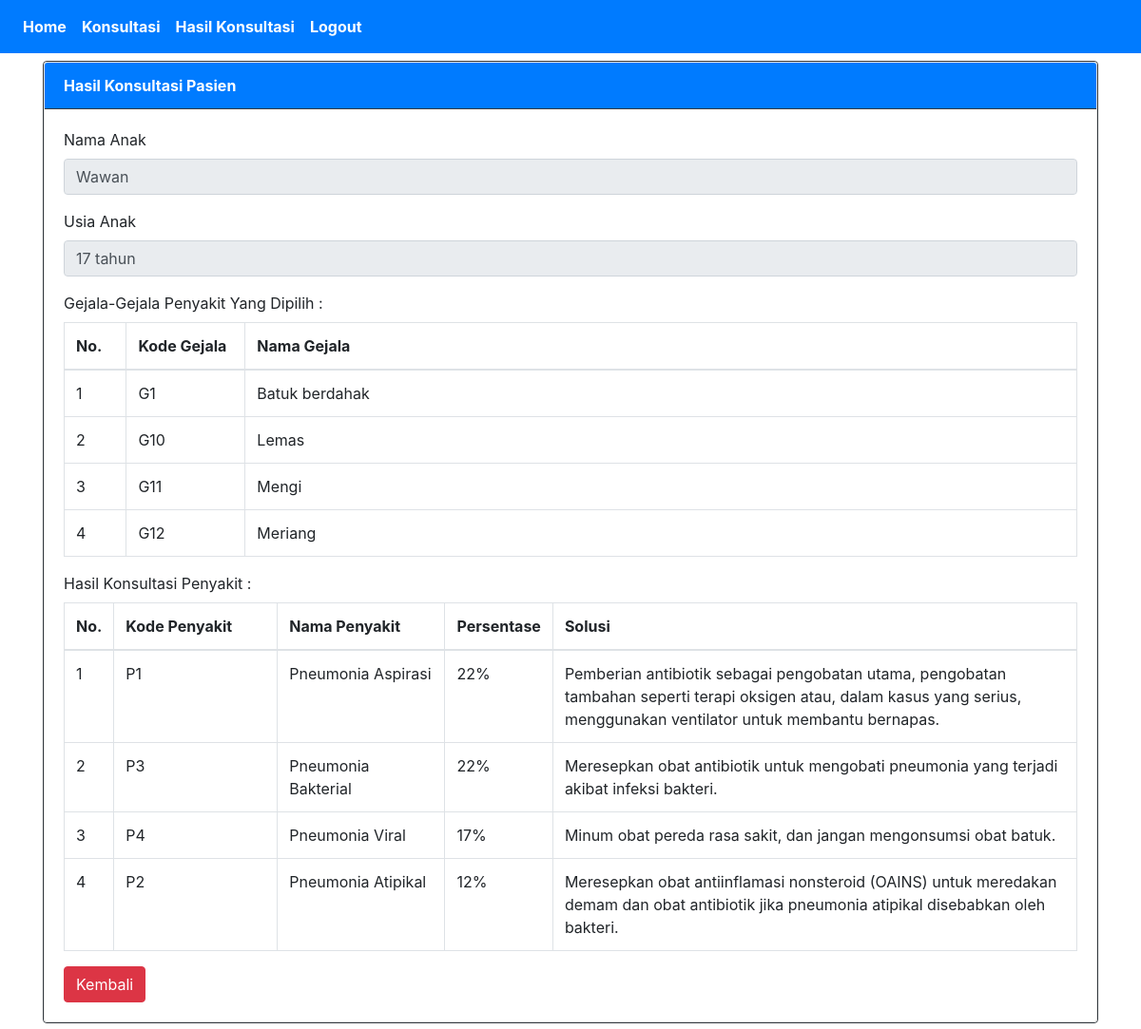
The app's page /SistemPakar/index.php?page=konsultasipasien&action=detail&id=32 (signed in) with its own data.
### tables this page shows
CREATE TABLE `konsultasi` (
  `idkonsultasi` int(15) NOT NULL,
  `tanggal` date NOT NULL,
  `nama` varchar(50) NOT NULL,
  `usia` int(255) NOT NULL
);

CREATE TABLE `detail_konsultasi` (
  `idkonsultasi` int(15) NOT NULL,
  `idgejala` int(15) NOT NULL,
  `kdgejala` varchar(10) NOT NULL
);

CREATE TABLE `gejala` (
  `idgejala` int(15) NOT NULL,
  `kdgejala` varchar(10) NOT NULL,
  `nmgejala` varchar(200) NOT NULL
);

CREATE TABLE `detail_penyakit` (
  `idkonsultasi` int(15) NOT NULL,
  `kdpenyakit` varchar(10) NOT NULL,
  `idpenyakit` int(15) NOT NULL,
  `persentase` tinyint(4) NOT NULL
);

CREATE TABLE `penyakit` (
  `idpenyakit` int(15) NOT NULL,
  `kdpenyakit` varchar(10) NOT NULL,
  `nmpenyakit` varchar(50) NOT NULL,
  `keterangan` text NOT NULL,
  `solusi` text NOT NULL
);

### SistemPakar/detail_konsultasi.php (the view, shortened to what this page needs)
<?php
require_once "config.php";
$idkonsultasi=$_GET['id'];
$sql = "SELECT * FROM konsultasi WHERE idkonsultasi='$idkonsultasi'";
$result = $conn->query($sql);
$row = $result->fetch_assoc();
?>
<div class="row">
    <div class="col-sm-12">
        <form action="" method="POST">
            <div class="card border-dark">
                <div class="card">
                    <div class="card-header bg-primary text-white border-dark"><strong>Hasil Konsultasi Pasien</strong></div>
                    <div class="card-body">
                        <div class="form-group">
                            <label for="">Nama Anak</label>
                            <input type="text" class="form-control" value="<?php echo $row['nama'] ?>" name="nama" readonly>
                        </div>
                        <div class="form-group">
                            <label for="">Usia Anak</label>
                            <input type="text" class="form-control" value="<?php echo $row['usia'] . " tahun"?>" name="usia" readonly>
                        </div>
                        <label for="">Gejala-Gejala Penyakit Yang Dipilih :</label>
                        <table class="table table-bordered">
                        <thead>
                        <tr>
                            <th width="40px">No.</th>
                            <th width="100px">Kode Gejala</th>
                            <th width="700px">Nama Gejala</th>
                        </tr>
                        </thead>
                        <tbody>
                        <?php
                            $conn = new mysqli("localhost", "root", "", "db_pakar1");
                            $no=1;
                            $sql = "SELECT detail_konsultasi.idkonsultasi,detail_konsultasi.idgejala,
                                            gejala.kdgejala,gejala.nmgejala
                                    FROM detail_konsultasi INNER JOIN gejala
                                    ON detail_konsultasi.idgejala=gejala.idgejala WHERE idkonsultasi='$idkonsultasi'";
                            $result = $conn->query($sql);
                            while($row = $result->fetch_assoc()) {
                        ?>
                            <tr>
                                <td><?php echo $no++; ?></td>
                                <td><?php echo $row['kdgejala']; ?></td>
                                <td><?php echo $row['nmgejala']; ?></td>
                            </tr>
                        <?php
                            }
                        ?>
                        </tbody>
                        </table>
                        <label for="">Hasil Konsultasi Penyakit :</label>
                        <table class="table table-bordered">
                        <thead>
                        <tr>
                            <th width="40px">No.</th>
                            <th width="200px">Kode Penyakit</th>
                            <th width="200px">Nama Penyakit</th>
                            <th width="30px">Persentase</th>
                            <th width="700px">Solusi</th>
                        </tr>
                        </thead>
                        <tbody>
                        <?php
                            $conn = new mysqli("localhost", "root", "", "db_pakar1");
                            $no=1;
                            $sql = "SELECT detail_penyakit.idkonsultasi,detail_penyakit.kdpenyakit,detail_penyakit.idpenyakit,
                                            penyakit.kdpenyakit,penyakit.nmpenyakit,penyakit.solusi,detail_penyakit.persentase
                                    FROM detail_penyakit INNER JOIN penyakit
                                    ON detail_penyakit.idpenyakit=penyakit.idpenyakit WHERE idkonsultasi='$idkonsultasi'
                                    ORDER BY persentase DESC";
                            $result = $conn->query($sql);
                            while($row = $result->fetch_assoc()) {
                        ?>
                            <tr>
                                <td><?php echo $no++; ?></td>
                                <td><?php echo $row['kdpenyakit']; ?></td>
                                <td><?php echo $row['nmpenyakit']; ?></td>
                                <td><?php echo $row['persentase'] . "%"; ?></td>
                                <td><?php echo $row['solusi']; ?></td>
                            </tr>
                        <?php
                            }
                        ?>
                        </tbody>
                        </table>
                        <a class="btn btn-danger" href="?page=konsultasipasien">Kembali</a>
                    </div>
                </div>
            </div>
        </form>
    </div>
</div>

### records on screen
konsultasi: nama "Wawan", usia "17 tahun"
detail_konsultasi: idgejala.kdgejala "G1", idgejala.nmgejala "Batuk berdahak"
detail_konsultasi: idgejala.kdgejala "G10", idgejala.nmgejala "Lemas"
detail_konsultasi: idgejala.kdgejala "G11", idgejala.nmgejala "Mengi"
detail_konsultasi: idgejala.kdgejala "G12", idgejala.nmgejala "Meriang"
detail_penyakit: idpenyakit.kdpenyakit "P1", idpenyakit.nmpenyakit "Pneumonia Aspirasi", persentase "22", idpenyakit.solusi "Pemberian antibiotik sebagai pengobatan utama, pengobatan tambahan seperti terapi oksigen atau, dalam kasus yang serius, menggunakan ventilator untuk membantu bernapas."
detail_penyakit: idpenyakit.kdpenyakit "P3", idpenyakit.nmpenyakit "Pneumonia Bakterial", persentase "22", idpenyakit.solusi "Meresepkan obat antibiotik untuk mengobati pneumonia yang terjadi akibat infeksi bakteri."
detail_penyakit: idpenyakit.kdpenyakit "P4", idpenyakit.nmpenyakit "Pneumonia Viral", persentase "17", idpenyakit.solusi "Minum obat pereda rasa sakit, dan jangan mengonsumsi obat batuk."
detail_penyakit: idpenyakit.kdpenyakit "P2", idpenyakit.nmpenyakit "Pneumonia Atipikal", persentase "12", idpenyakit.solusi "Meresepkan obat antiinflamasi nonsteroid (OAINS) untuk meredakan demam dan obat antibiotik jika pneumonia atipikal disebabkan oleh bakteri."
